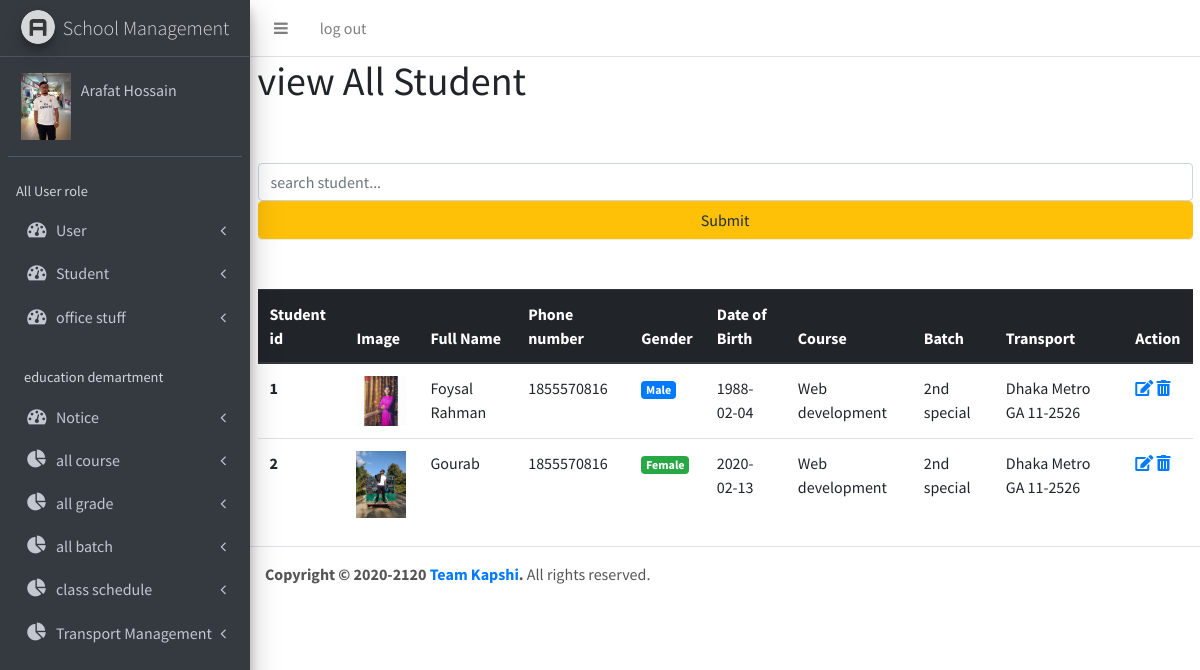
Screenshot of /superadmin/viewstudent.php (signed in) with the database file from the repository.
### tables this page shows
CREATE TABLE `student` (
  `std_id` int(2) NOT NULL,
  `std_fullname` varchar(256) NOT NULL,
  `std_f_name` varchar(256) NOT NULL,
  `std_m_name` varchar(50) NOT NULL,
  `std_username` varchar(50) NOT NULL,
  `std_password` varchar(50) NOT NULL,
  `std_email` varchar(50) NOT NULL,
  `std_phone` int(12) NOT NULL,
  `std_address` varchar(50) NOT NULL,
  `std_dob` varchar(20) NOT NULL,
  `std_gender` varchar(6) NOT NULL,
  `std_image` text NOT NULL,
  `course_name` varchar(255) NOT NULL,
  `batch_name` varchar(255) NOT NULL,
  `transport` varchar(255) NOT NULL
);

CREATE TABLE `allcourse` (
  `course_id` int(2) NOT NULL,
  `course_title` varchar(30) NOT NULL,
  `course_desc` varchar(50) NOT NULL
);

CREATE TABLE `batch` (
  `id` int(4) NOT NULL,
  `batch_name` varchar(255) NOT NULL,
  `mentor_name` varchar(255) NOT NULL,
  `sitting_capacity` int(3) NOT NULL,
  `total_student` int(3) NOT NULL,
  `course_name` varchar(255) NOT NULL,
  `status` varchar(255) NOT NULL
);

CREATE TABLE `transport` (
  `id` int(4) NOT NULL,
  `destination` varchar(255) NOT NULL,
  `vehicle_number` varchar(255) NOT NULL,
  `fare` int(4) NOT NULL,
  `note` varchar(255) NOT NULL
);

### superadmin/viewstudent.php (the view, shortened to what this page needs)
<?php
  	include"includes/header.php";
  	include"includes/navbar.php";
  	include"includes/sidebar.php";
?>
	<section class="addmentor-header-section" style="margin-left: 250px;">
		<div class="container" style="margin: 0;">
			<div class="row">
				<div class="col-md-12">
					<h1>view All Student</h1>
				</div>
				<div class="col-md-12" style="margin: 50px 0;">
					<form action="" method="post">
						<input type="text" name="search" placeholder="search student..." class="form-control" autocomplete="on">
						<input type="submit" name="search_for" class="form-control btn btn-warning">
					</form>
				</div>
			</div>
			<div class="row">
				<div class="col-md-12">
					<table class="table">
						<thead class="thead-dark">
						   	<tr>
							    <th scope="col">Student id</th>
							    <th scope="col">Image</th>
							    <th scope="col">Full Name</th>
							    <th scope="col">Phone number</th>
							    <th scope="col">Gender</th>
							    <th scope="col">Date of Birth</th>
							    <th scope="col">Course</th>
							    <th scope="col">Batch</th>
							    <th scope="col">Transport</th>
							    <th scope="col">Action</th>
						    </tr>
						</thead>
						<tbody>
							<?php
							$query 			= "SELECT * FROM student";
							$get_std_info 	= mysqli_query($connect,$query);
							$i=0;
							while($row = mysqli_fetch_assoc($get_std_info)){
								$std_id 			= 	$row['std_id'];
								$std_fullname		= 	$row['std_fullname'];
								$std_phone			=	$row['std_phone'];
								$std_dob 			= 	$row['std_dob'];
								$std_gender 		= 	$row['std_gender'];
								$std_image 			= 	$row['std_image'];
								$course_name 		= 	$row['course_name'];
								$batch_name 		= 	$row['batch_name'];
								$transport 			= 	$row['transport'];
								$i++;
							?>
							<tr>
						      	<th scope="row"><?php echo $i; ?></th>
						      	<td>
						      		<?php
						      			if($std_image==NULL){
						      		?>
						      		 <img src="dist/img/default.png" style='width: 50px;'>
						      		<?php
						      		}
						      			else{
						      		?>
						      		<img src="dist/img/<?php echo $std_image; ?>" style='width: 50px;'>
						      		<?php
						      			}
						      		?>
						      	</td>
						      	<td><?php echo $std_fullname; ?></td>
						      	<td><?php echo $std_phone; ?></td>
						      	<td>
						      		<?php
						      			if( $std_gender == 0 ){
						      				echo "<div class='badge badge-primary'>Male</div>";
						      			}
						      			else if( $std_gender == 1 ){
						      				echo "<div class='badge badge-success'>Female</div>";
						      			}
						      			else if( $std_gender == 2 ){
						      				echo "<div class='badge badge-warning'>Other</div>";
						      			}
						      		?>
						      		</td>
						      	<td><?php echo $std_dob; ?></td>
			                    <?php
			                      $query = "SELECT * FROM allcourse";
			                      $get_course_id = mysqli_query($connect,$query);
			                      while( $row = mysqli_fetch_assoc($get_course_id) ){
			                        $courseid                   = $row['course_id'];
			                        $courseFinalName            = $row['course_title'];
			                        if( $course_name == $courseid ){
			                      ?>
			                      <td><?php echo $courseFinalName; ?></td>
			                      <?php
			                          }
			                        }
			                    ?>
			                    <?php
			                      $query = "SELECT * FROM batch";
			                      $get_batch_id = mysqli_query($connect,$query);
			                      while( $row = mysqli_fetch_assoc($get_batch_id) ){
			                        $batchid                   = $row['id'];
			                        $batchFinalName            = $row['batch_name'];
			                        if( $batch_name == $batchid ){
			                      ?>
			                      <td><?php echo $batchFinalName; ?></td>
			                      <?php
			                          }
			                        }
			                    ?>
			                    <?php
			                    $query 					= " SELECT * FROM transport ";
			                    $all_transport 			= mysqli_query($connect,$query);
			                    while( $row = mysqli_fetch_assoc($all_transport) ){
			                    	$transport_id 		= $row['id'];
			                    	$vehicle_number 	= $row['vehicle_number'];
			                    	if( $transport_id == $transport ){
			                    ?>
			                	<td><?php echo $vehicle_number; ?></td>
			                	<?php
			                		}
			                	}
			                    ?>
						      	<td class="action">
						      		<ul>
						      			<li><a href="updatestudent.php?update=<?php echo $std_id; ?>"><i class="fas fa-edit"></i></a></li>
						      			<li><a href="viewstudent.php?delete=<?php echo $std_id; ?>"><i class="fas fa-trash-alt"></i></a></li>
						      		</ul>
						      	</td>
						    </tr>
							<?php
								}
							?>
						</tbody>
					</table>
				</div>
			</div>
		</div>
	</section>
<?php
	include"includes/footer.php";
?>

### superadmin/includes/header.php (shortened to what this page needs)
<!DOCTYPE html>
<html lang="en">
<head>
  <link rel="stylesheet" href="https://use.fontawesome.com/releases/v5.5.0/css/all.css">
  <link rel="stylesheet" href="plugins/font-awesome/css/font-awesome.min.css">
  <link rel="stylesheet" href="dist/css/adminlte.css">
</head>
<body class="hold-transition sidebar-mini">

### superadmin/includes/navbar.php
<div class="wrapper">
  <nav class="main-header navbar navbar-expand bg-white navbar-light border-bottom">
    <ul class="navbar-nav">
      <li class="nav-item">
        <a class="nav-link" data-widget="pushmenu" href="#"><i class="fa fa-bars"></i></a>
      </li>
       <li class="nav-item d-none d-sm-inline-block">
        <a href="includes/logout.php" class="nav-link">log out</a>
      </li>
    </ul>
  </nav>

### superadmin/includes/sidebar.php (shortened to what this page needs)
<aside class="main-sidebar sidebar-dark-primary elevation-4">
  <a href="dashboard.php" class="brand-link">
    <img src="dist/img/AdminLTELogo.png" alt="AdminLTE Logo" class="brand-image img-circle elevation-3"
         style="opacity: .8">
    <span class="brand-text font-weight-light">School Management</span>
  </a>
  <div class="sidebar">
    <div class="user-panel mt-3 pb-3 mb-3 d-flex">
      <div class="image">
        <?php
        if(  $_SESSION['image'] == NULL ){
        ?>
        <img src="dist/img/default.png" style='width: 50px;'>
        <?php
        }
        else{
          ?>
          <img src='../superadmin/dist/img/<?php echo $_SESSION['image']; ?>' style='width: 50px;'>
          <?php
        }
        ?>
      </div>
      <div class="info">
        <a href="#" class="d-block"> <?php echo  $_SESSION['mentorFullname']; ?> </a>
      </div>
    </div>
    <nav class="mt-2">
      <ul class="nav nav-pills nav-sidebar flex-column" data-widget="treeview" role="menu" data-accordion="false">
        <li class="nav-header">All User role</li>
        <li class="nav-item has-treeview">
          <a href="#" class="nav-link">
            <i class="nav-icon fa fa-dashboard"></i>
            <p>
              User
              <i class="right fa fa-angle-left"></i>
            </p>
          </a>
        </li>
        <li class="nav-item has-treeview">
          <a href="#" class="nav-link">
            <i class="nav-icon fa fa-dashboard"></i>
            <p>
              Student
              <i class="right fa fa-angle-left"></i>
            </p>
          </a>
        </li>
        <li class="nav-item has-treeview">
          <a href="#" class="nav-link">
            <i class="nav-icon fa fa-dashboard"></i>
            <p>
              office stuff
              <i class="right fa fa-angle-left"></i>
            </p>
          </a>
        </li>
        <li class="nav-header">education demartment</li>
        <li class="nav-item has-treeview">
          <a href="#" class="nav-link">
            <i class="nav-icon fa fa-dashboard"></i>
            <p>
              Notice
              <i class="right fa fa-angle-left"></i>
            </p>
          </a>
        </li>
        <li class="nav-item has-treeview">
          <a href="#" class="nav-link">
            <i class="nav-icon fa fa-pie-chart"></i>
            <p>
              all course
              <i class="right fa fa-angle-left"></i>
            </p>
          </a>
        </li>
        <li class="nav-item has-treeview">
          <a href="#" class="nav-link">
            <i class="nav-icon fa fa-pie-chart"></i>
            <p>
              all grade
              <i class="right fa fa-angle-left"></i>
            </p>
          </a>
        </li>
        <li class="nav-item has-treeview">
          <a href="#" class="nav-link">
            <i class="nav-icon fa fa-pie-chart"></i>
            <p>
              all batch
              <i class="right fa fa-angle-left"></i>
            </p>
          </a>
        </li>
        <li class="nav-item has-treeview">
          <a href="#" class="nav-link">
            <i class="nav-icon fa fa-pie-chart"></i>
            <p>
              class schedule
              <i class="right fa fa-angle-left"></i>
            </p>
          </a>
        </li>
        <li class="nav-item has-treeview">
          <a href="#" class="nav-link">
            <i class="nav-icon fa fa-pie-chart"></i>
            <p>
              Transport Management
              <i class="right fa fa-angle-left"></i>
            </p>
          </a>
        </li>
      </ul>
    </nav>
  </div>
</aside>

### superadmin/includes/footer.php (shortened to what this page needs)
  <footer class="main-footer">
    <strong>Copyright &copy; 2020-2120 <a href="https://foysalrahman.com">Team Kapshi</a>.</strong> All rights reserved.
  </footer>
</div>
</body>
</html>

### rows the page displays
student: std_image (picture), std_fullname "Foysal Rahman", std_phone "1855570816", std_gender "Male", std_dob "1988-02-04"
allcourse: course_title "Web development"
batch: batch_name "2nd special"
transport: vehicle_number "Dhaka Metro GA 11-2526"
student: std_image (picture), std_fullname "Gourab", std_phone "1855570816", std_gender "Female", std_dob "2020-02-13"

### other values shown
$_SESSION['mentorFullname'] "Arafat Hossain"
